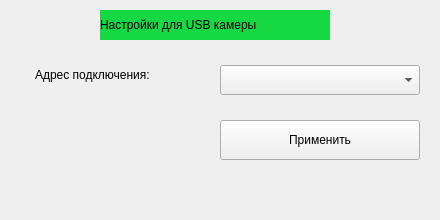
<?xml version="1.0" encoding="UTF-8"?>
<ui version="4.0">
 <class>USBcam</class>
 <widget class="QWidget" name="USBcam">
  <property name="geometry">
   <rect>
    <x>0</x>
    <y>0</y>
    <width>440</width>
    <height>220</height>
   </rect>
  </property>
  <property name="windowTitle">
   <string>Form</string>
  </property>
  <widget class="QLabel" name="label">
   <property name="geometry">
    <rect>
     <x>100</x>
     <y>10</y>
     <width>230</width>
     <height>30</height>
    </rect>
   </property>
   <property name="styleSheet">
    <string notr="true">
font: 75 11pt &quot;MS Shell Dlg 2&quot;;
color: rgb(0, 0, 0);
background-color: rgb(22, 216, 67);</string>
   </property>
   <property name="text">
    <string>Настройки для USB камеры</string>
   </property>
  </widget>
  <widget class="QPushButton" name="pushButton">
   <property name="geometry">
    <rect>
     <x>220</x>
     <y>120</y>
     <width>200</width>
     <height>40</height>
    </rect>
   </property>
   <property name="styleSheet">
    <string notr="true">font: 10pt &quot;MS Shell Dlg 2&quot;;</string>
   </property>
   <property name="text">
    <string>Применить</string>
   </property>
  </widget>
  <widget class="QLabel" name="label_2">
   <property name="geometry">
    <rect>
     <x>35</x>
     <y>65</y>
     <width>170</width>
     <height>20</height>
    </rect>
   </property>
   <property name="styleSheet">
    <string notr="true">font: 75 10pt &quot;MS Shell Dlg 2&quot;;
color: rgb(0, 0, 0);
</string>
   </property>
   <property name="text">
    <string>Адрес подключения:</string>
   </property>
  </widget>
  <widget class="QComboBox" name="comboBox">
   <property name="geometry">
    <rect>
     <x>220</x>
     <y>65</y>
     <width>200</width>
     <height>30</height>
    </rect>
   </property>
  </widget>
 </widget>
 <resources/>
 <connections/>
</ui>
